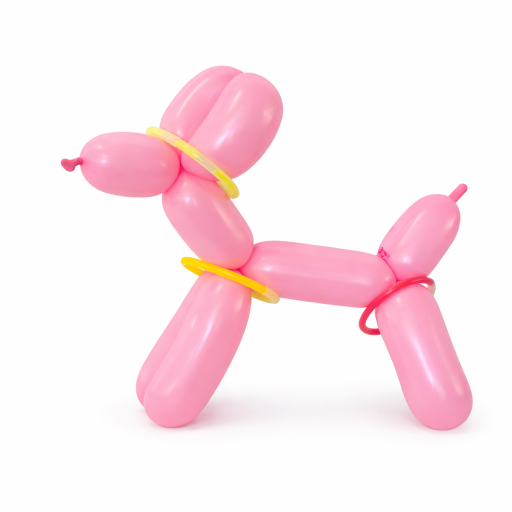
#> input picture assets/originals/gallery/gallery-03.png, 1024 x 1024 px (shown at 1/2 size)
$ python cutout.py
#> lines starting #> are read from the running program, lines starting #| are printed output that depends on the picture; after the words box and inside, x2 and y2 are one past the last pixel; in counts of white or black regions, pixels touching at a corner belong together
"""Cut balloon photos off a white studio background, ready for the dark site.

Reads the originals in assets/originals and writes transparent WebP cutouts to
public/pieces. For photos shot on white paper. Anything else (a wall, a room,
white balloons on white paper) goes through scripts/lift.py instead.

    pip install numpy scipy pillow
    python scripts/cutout.py            # every piece
    python scripts/cutout.py dog bear   # just these

After adding a photo, add a line to PIECES below, run the script, then copy the
printed width and height into src/content/pieces.ts.
"""

import os
import sys

import numpy as np
from PIL import Image
from scipy import ndimage as ndi

ROOT = os.path.dirname(os.path.dirname(os.path.abspath(__file__)))
SRC = os.path.join(ROOT, "assets", "originals")
OUT = os.path.join(ROOT, "public", "pieces")

DEFAULTS = dict(
    bg_t=232,        # min(r, g, b) at or above this is paper white
    shadow_sat=14,   # neutral greys this unsaturated ...
    shadow_min=175,  # ... and this light are contact shadow, dropped with the paper
    floor=None,      # (from, sat, min): below `from` of the height, also drop tinted floor shadow
    hole_area=500,   # enclosed pure-white regions at least this big are see-through gaps
    protect=(),      # (cx, cy, rx, ry) ellipses in source pixels that are always kept (white parts)
    fade=None,       # (cx, cy, r0, r1) radial fade in crop fractions, for a limb leaving the frame
)

# slug -> (original, overrides)
PIECES = {
    "dog": ("gallery/gallery-03.png", dict(shadow_sat=46, shadow_min=200, floor=(0.80, 68, 145))),
    "bear": ("hero/hero-2.png", dict(shadow_sat=46, shadow_min=200, floor=(0.82, 62, 150))),
    "sword": ("gallery/gallery-02.png", dict(shadow_sat=46, shadow_min=200, floor=(0.90, 75, 110))),
    "four-petal-flower": ("hero/hero-3-v2.png", {}),
    "dinosaur": ("gallery/gallery-04.png", {}),
    "fish": ("gallery/gallery-05.png", dict(shadow_sat=46, shadow_min=200)),
    "rose": ("gallery/gallery-13.png", {}),
    "rainbow-lollipop": ("gallery/gallery-12.png", {}),
    "sceptre": ("gallery/gallery-07.png", {}),
    "bow-wand": ("gallery/gallery-14.png", {}),
    "wrist-corsage": ("gallery/gallery-08.png", dict(fade=(0.47, 0.30, 0.46, 0.60))),
    "octopus": ("gallery/gallery-09.png", dict(protect=((465, 413, 27, 27), (524, 411, 27, 28)))),
    "sphere-in-a-cube": ("gallery/gallery-06.png", {}),
    "lantern": ("gallery/gallery-15.png", {}),
    "spring": ("gallery/gallery-17.png", {}),
}


def cutout(path, **overrides):
#> called with path = 'assets/originals/gallery/gallery-03.png'
    o = {**DEFAULTS, **overrides}
    im = np.asarray(Image.open(path).convert("RGB")).astype(np.int16)
    mn, mx = im.min(2), im.max(2)
    sat = mx - mn

    # Paper and its shadows, as far as they connect to the edge of the frame.
    paper_like = (mn >= o["bg_t"]) | ((sat <= o["shadow_sat"]) & (mn >= o["shadow_min"]))
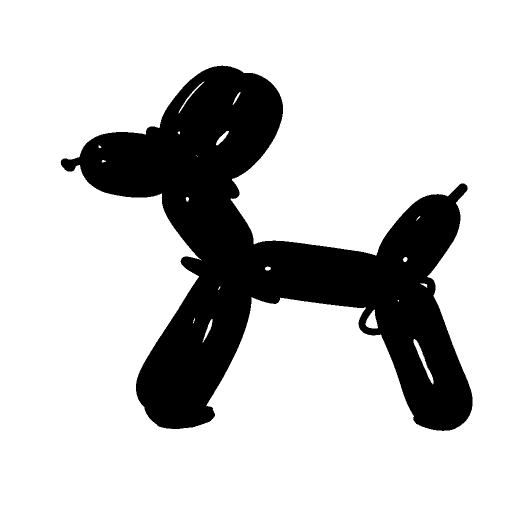
#> paper_like: shape (1024, 1024) bool (shown at 1/2 size); 78.8% white; 1 black region, box (x1, y1, x2, y2) and area: (121, 131, 945, 862) 222817
    if o["floor"]:
        start, floor_sat, floor_min = o["floor"]
        rows = np.arange(im.shape[0])[:, None] >= int(start * im.shape[0])
        paper_like |= rows & (sat <= floor_sat) & (mn >= floor_min)
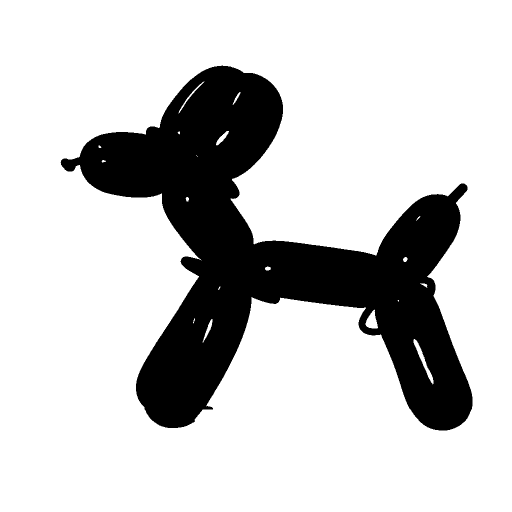
#> paper_like: shape (1024, 1024) bool (shown at 1/2 size); 78.9% white; 1 black region, box (x1, y1, x2, y2) and area: (121, 131, 945, 861) 221302
    labels, _ = ndi.label(paper_like)
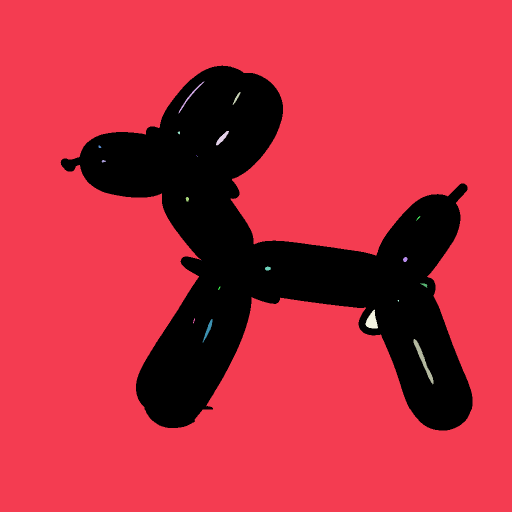
#> labels: shape (1024, 1024) int32 (shown at 1/2 size); 23 distinct labels, from 0 to 22; one colour per label, 0 black
    edge = np.unique(np.concatenate([labels[0], labels[-1], labels[:, 0], labels[:, -1]]))
#> edge = [1]
    background = np.isin(labels, edge[edge > 0])
#> background: shape (1024, 1024) bool; 78.7% white; 1 black region, box (x1, y1, x2, y2) and area: (121, 131, 945, 861) 223787

    # Gaps you can see the paper through, e.g. inside a loop.
    gap_like = (mn >= 247) & (sat <= 10) & ~background
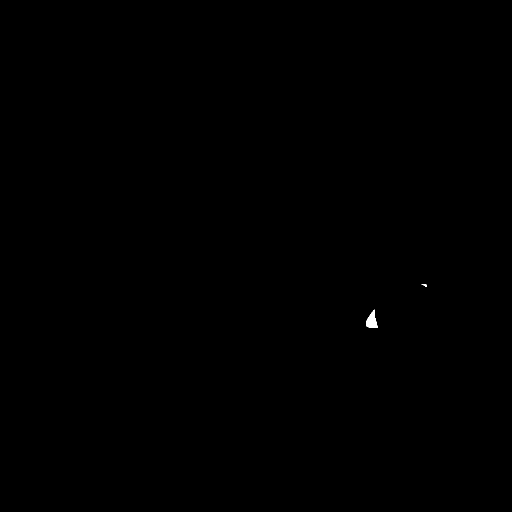
#> gap_like: shape (1024, 1024) bool (shown at 1/2 size); 0.05% white; 2 white regions, box (x1, y1, x2, y2) and area: (732, 619, 756, 656) 513, (843, 568, 854, 574) 31
    gap_labels, count = ndi.label(gap_like)
#> gap_labels: shape (1024, 1024) int32; 3 distinct labels, from 0 to 2
#> count = 2
    gaps = np.zeros_like(background)
    if count:
        areas = ndi.sum(gap_like, gap_labels, np.arange(1, count + 1))
#> areas = [31, 513]
        gaps = np.isin(gap_labels, 1 + np.flatnonzero(areas >= o["hole_area"]))
#> gaps: shape (1024, 1024) bool; 0.05% white; 1 white region, box (x1, y1, x2, y2) and area: (732, 619, 756, 656) 513
        if gaps.any():
            gaps |= ndi.binary_dilation(gaps, iterations=8, mask=paper_like & ~background)
#> gaps: shape (1024, 1024) bool; 0.05% white; 1 white region, box (x1, y1, x2, y2) and area: (731, 619, 756, 657) 573

    removed = background | gaps
#> removed: shape (1024, 1024) bool; 78.7% white; 1 black region, box (x1, y1, x2, y2) and area: (121, 131, 945, 861) 223214
    if o["protect"]:
        yy, xx = np.mgrid[0 : removed.shape[0], 0 : removed.shape[1]]
        for cx, cy, rx, ry in o["protect"]:
            removed &= ~((((xx - cx) / rx) ** 2 + ((yy - cy) / ry) ** 2) <= 1)

    subject = ~removed
    parts, count = ndi.label(subject)
#> count = 1
    if count > 1:  # drop stray specks
        sizes = ndi.sum(subject, parts, np.arange(1, count + 1))
        subject = np.isin(parts, 1 + np.flatnonzero(sizes >= 500))

    img = finish(im, subject)

    if o["fade"]:
        px = np.asarray(img).copy()
        h, w = px.shape[:2]
        cx, cy, r0, r1 = o["fade"]
        yy, xx = np.mgrid[0:h, 0:w]
        dist = np.hypot(xx / w - cx, (yy / h - cy) * h / w)
        k = np.clip((r1 - dist) / (r1 - r0), 0, 1)
        px[..., 3] = (px[..., 3] * k * k * (3 - 2 * k)).astype(np.uint8)
        img = Image.fromarray(px, "RGBA")
        img = img.crop(img.getbbox())

    return img


def finish(im, subject, scale=1.0, crop=True):
    """Turn a photo and its subject mask into a soft-edged RGBA cutout.

    `scale` widens the edge treatment for photos much larger than the 1100px output.
    """
#> called with scale = 1, crop = True
    # Soft edge, pulled in by a pixel so no background fringe survives.
    depth = ndi.distance_transform_edt(subject)
    alpha = np.clip((depth - 1.0 * scale) / (1.3 * scale), 0, 1)

    # Paint the fringe with clean colour from just inside the edge.
    core = depth >= 4.0 * scale
#> core: shape (1024, 1024) bool; 20% white; 1 white region, box (x1, y1, x2, y2) and area: (125, 135, 942, 858) 209682
    dist, nearest = ndi.distance_transform_edt(~core, return_indices=True)
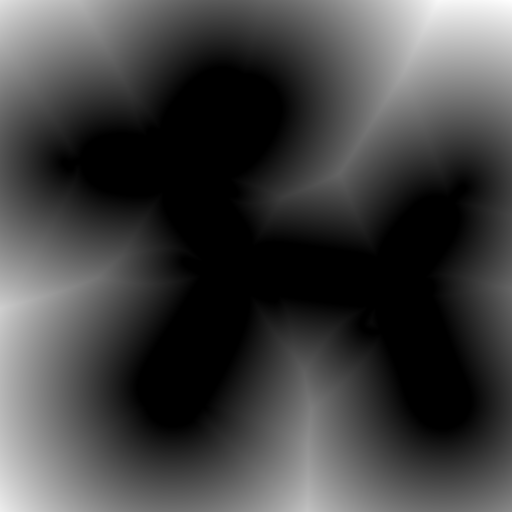
#> dist: shape (1024, 1024) float64 (shown at 1/2 size); min 0, max 382.5, mean 97.8; drawn with min black and max white
    fringe = subject & ~core & (dist <= 6 * scale)
#> fringe: shape (1024, 1024) bool; 1.3% white; 2 white regions, box (x1, y1, x2, y2) and area: (121, 131, 945, 861) 13101, (728, 616, 759, 660) 380
    rgb = im.copy()
    rgb[fringe] = im[nearest[0][fringe], nearest[1][fringe]]
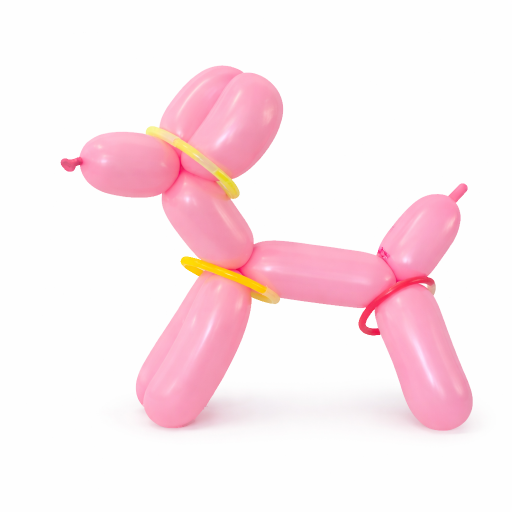
#> rgb: shape (1024, 1024, 3) int16 (shown at 1/2 size); mean R, G, B 252.5, 233.6, 238.1

    img = Image.fromarray(np.dstack([rgb.astype(np.uint8), (alpha * 255).astype(np.uint8)]), "RGBA")
    return img.crop(img.getbbox()) if crop else img
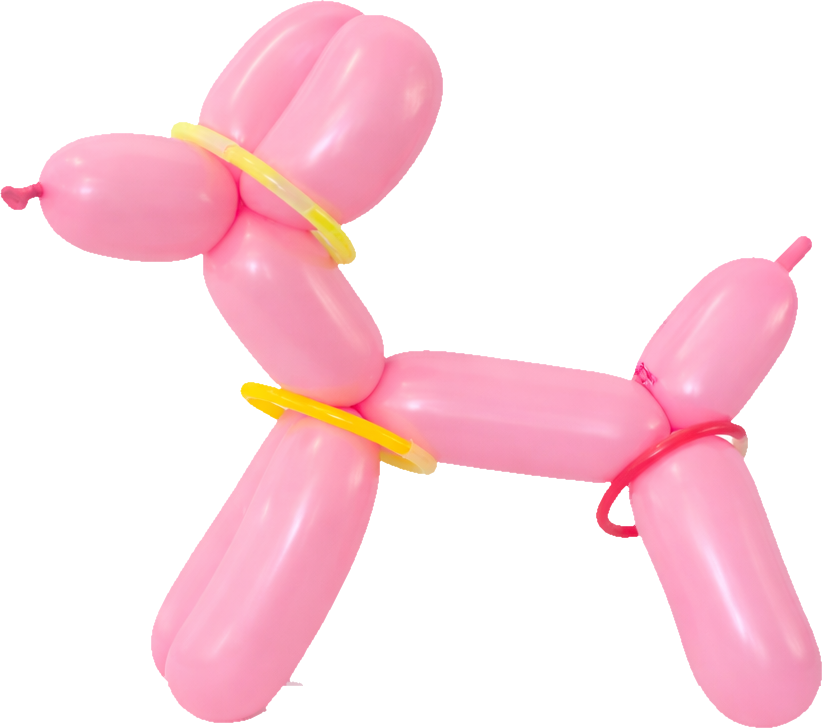
#> returned value: PIL image 822x728 RGBA; mean R, G, B, A 251.4, 218.4, 226.2, 92.9; transparent parts drawn white


def save(img, slug):
#> called with slug = 'dog'
    os.makedirs(OUT, exist_ok=True)
    img.thumbnail((1100, 1100), Image.LANCZOS)
    img.save(os.path.join(OUT, slug + ".webp"), "WEBP", quality=93, method=6, alpha_quality=100)
    print(f"{slug}: width {img.width}, height {img.height}")
#| dog: width 822, height 728


def main():
    for slug in sys.argv[1:] or list(PIECES):
        source, overrides = PIECES[slug]
        save(cutout(os.path.join(SRC, source), **overrides), slug)
#> pass 2 of the loop in main, `for slug in sys.argv[1:] or list(PIECES):`:
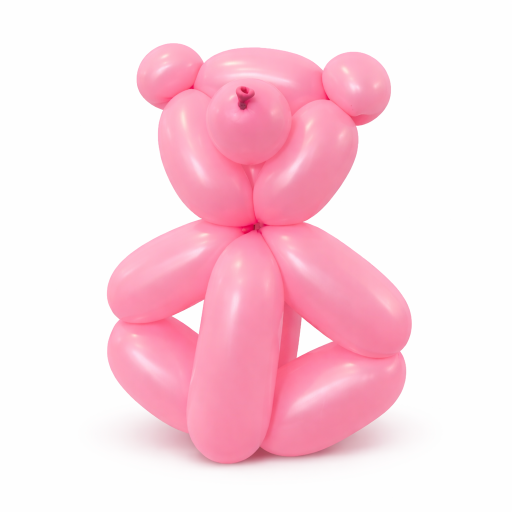
#> input picture assets/originals/hero/hero-2.png, 1024 x 1024 px (shown at 1/2 size)
#> labels: shape (1024, 1024) int32; 29 distinct labels, from 0 to 28
#> background: shape (1024, 1024) bool; 64.7% white; 1 black region, box (x1, y1, x2, y2) and area: (214, 87, 823, 928) 370056
#> in cutout (call 2), `gap_like = (mn >= 247) & (sat <= 10) & ~background`:
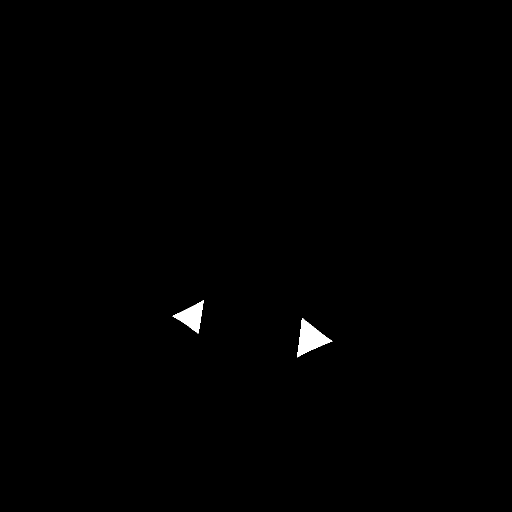
#> gap_like: shape (1024, 1024) bool (shown at 1/2 size); 0.42% white; 2 white regions, box (x1, y1, x2, y2) and area: (594, 636, 665, 715) 2539, (345, 600, 408, 667) 1882
#> gap_labels: shape (1024, 1024) int32; 4 distinct labels, from 0 to 3
#> in cutout (call 2), `gap_labels, count = ndi.label(gap_like)`: count = 3
#> areas = [1, 1881, 2539]
#> removed: shape (1024, 1024) bool; 65.2% white; 1 black region, box (x1, y1, x2, y2) and area: (214, 87, 823, 928) 365425
#> in cutout (call 2), `parts, count = ndi.label(subject)`: count = 1
#> core: shape (1024, 1024) bool; 33.7% white; 1 white region, box (x1, y1, x2, y2) and area: (217, 90, 820, 925) 353775
#> fringe: shape (1024, 1024) bool; 1.1% white; 3 white regions, box (x1, y1, x2, y2) and area: (214, 87, 823, 928) 10042, (590, 632, 669, 718) 861, (341, 597, 411, 671) 747
#> rgb: shape (1024, 1024, 3) int16; mean R, G, B 251.9, 216.2, 226.1
#> in finish (call 2), `return img.crop(img.getbbox()) if crop else img`:
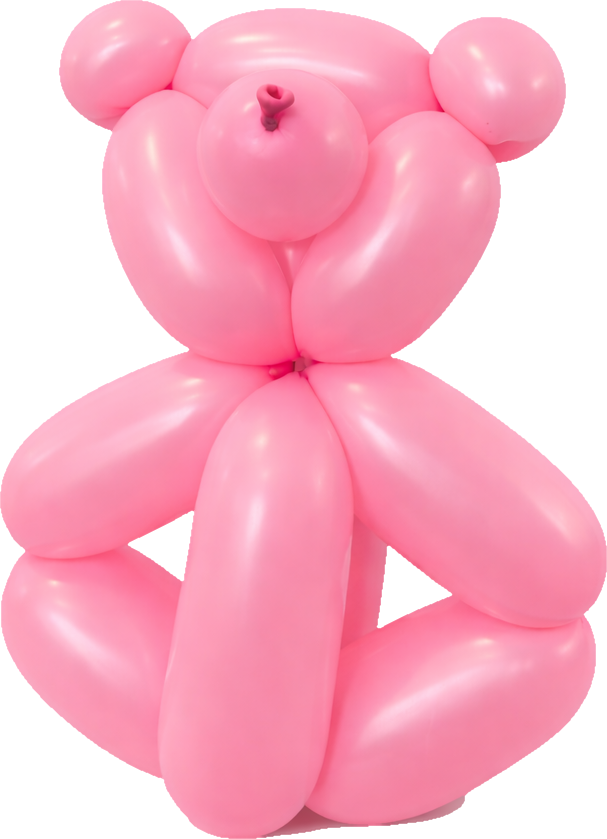
#> returned value: PIL image 607x839 RGBA; mean R, G, B, A 249.8, 176.4, 196.8, 180.8; transparent parts drawn white
#| bear: width 607, height 839


if __name__ == "__main__":
#> (the run stopped early here; a loop or call above may not have finished)
